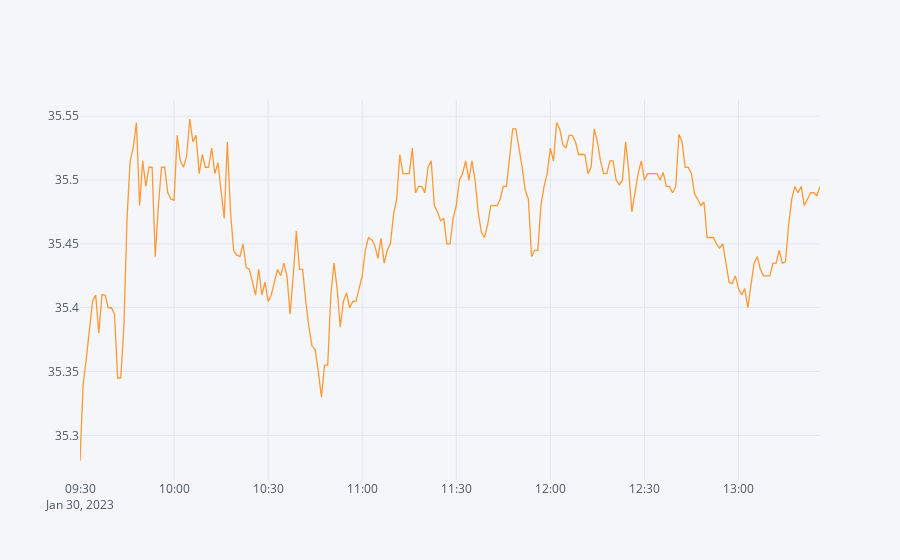

Here is the notebook cell this chart was saved with:
### Code cell
#Line Plot for single stock
BAC['Close'].iplot()

### Figure 1 — Plotly figure (JSON) as saved in the notebook; plotly's stock layout.template omitted (floating-point values rounded to 4 significant figures; data arrays with more than 128 entries replaced by an {"elided": "..."} marker saying what was removed)
{"data": [{"line": {"color": "rgba(255, 153, 51, 1.0)", "dash": "solid", "shape": "linear", "width": 1.3}, "mode": "lines", "name": "Close", "text": "", "type": "scatter", "x": {"elided": "237 str values"}, "y": {"elided": "237 float values"}}], "layout": {"autosize": true, "legend": {"bgcolor": "#F5F6F9", "font": {"color": "#4D5663"}}, "paper_bgcolor": "#F5F6F9", "plot_bgcolor": "#F5F6F9", "title": {"font": {"color": "#4D5663"}}, "xaxis": {"autorange": true, "gridcolor": "#E1E5ED", "range": ["2023-01-30 09:30", "2023-01-30 13:26"], "showgrid": true, "tickfont": {"color": "#4D5663"}, "title": {"font": {"color": "#4D5663"}, "text": ""}, "type": "date", "zerolinecolor": "#E1E5ED"}, "yaxis": {"autorange": true, "gridcolor": "#E1E5ED", "range": [35.27, 35.56], "showgrid": true, "tickfont": {"color": "#4D5663"}, "title": {"font": {"color": "#4D5663"}, "text": ""}, "type": "linear", "zerolinecolor": "#E1E5ED"}}}
